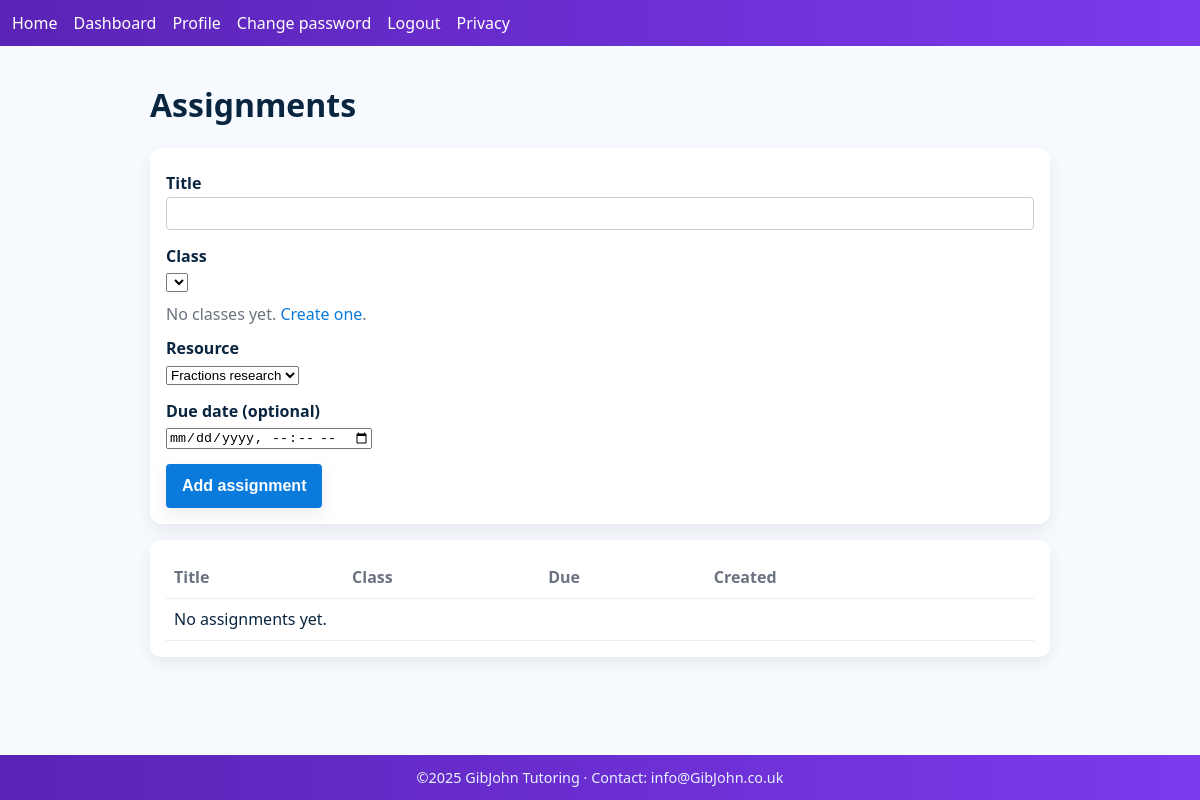
Page /assignments (signed in) on the earlier database version.
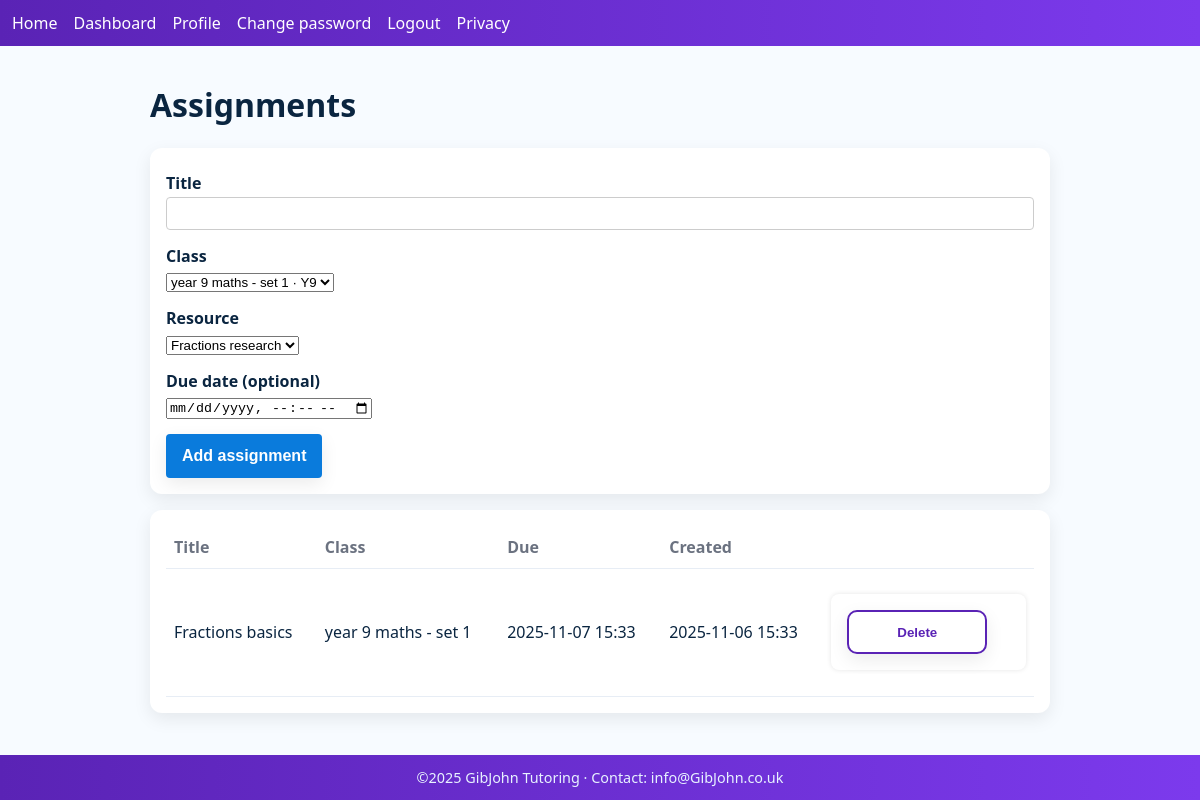
Same page on the later database version.
### models.py (models this page shows, shortened)
class Assignment(db.Model):
    __tablename__ = "assignments"
    assignment_id = db.Column(db.Integer, primary_key=True)
    resource_id   = db.Column(db.Integer, db.ForeignKey("resources.resource_id"), nullable=False)
    class_id      = db.Column(db.Integer, db.ForeignKey("classes.class_id"), nullable=False)
    title         = db.Column(db.String(120), nullable=False)
    due_date      = db.Column(db.DateTime)
    created_at    = db.Column(db.DateTime, nullable=False, default=UTC_NOW)
    updated_at    = db.Column(db.DateTime, nullable=False, default=UTC_NOW, onupdate=UTC_NOW)
    class_   = db.relationship("Class", back_populates="assignments")
    resource = db.relationship("Resources", back_populates="assignments")
    submissions = db.relationship("Submission", back_populates="assignment", cascade="all, delete-orphan")

class Class(db.Model):
    __tablename__ = "classes"
    class_id    = db.Column(db.Integer, primary_key=True)
    title       = db.Column(db.String(120), nullable=False)
    subject     = db.Column(db.String(80), nullable=False)
    year_group  = db.Column(db.Integer, nullable=False)
    tutor_id    = db.Column(db.Integer, db.ForeignKey("users.user_id"), nullable=False)
    created_at  = db.Column(db.DateTime, nullable=False, default=UTC_NOW)
    tutor = db.relationship("User", back_populates="classes_taught", foreign_keys=[tutor_id])
    enrollments = db.relationship("ClassEnrollment", back_populates="klass", cascade="all, delete-orphan")
    students = db.relationship(
        "User",
        secondary="class_enrollments",
        primaryjoin="Class.class_id==ClassEnrollment.class_id",
        secondaryjoin="User.user_id==ClassEnrollment.user_id",
        viewonly=True,
    )
    assignments = db.relationship("Assignment", back_populates="class_", cascade="all, delete-orphan")

### tutor/routes.py (the view, shortened to what this page needs)
@bp.route("/assignments", methods=["GET", "POST"])
@login_required
def assignments():
    form, classes, resources = _assignment_form_with_choices()
    items = Assignment.query.order_by(Assignment.created_at.desc()).all()
    delete_form = EmptyForm()
    return render_template(
        "tutor/assignments.html",
        form=form,
        assignments=items,
        classes=classes,
        resources=resources,
        delete_form=delete_form,
    )

### tutor/forms.py
class AssignmentForm(FlaskForm):
    title = StringField("Title", validators=[DataRequired(), Length(min=2, max=120)])
    class_id = SelectField("Class", coerce=int, validators=[DataRequired()])
    resource_id = SelectField("Resource", coerce=int, validators=[DataRequired()])
    due_date = DateTimeLocalField("Due date (optional)", format="%Y-%m-%dT%H:%M", validators=[Optional()])
    submit = SubmitField("Add assignment")

### tutor/routes.py
class EmptyForm(FlaskForm):
    pass

### app.py (called while the page is built)
@login_manager.user_loader
def load_user(user_id):
    return User.query.get(int(user_id))

@app.before_request
def _dump_routes_once():
    if not getattr(app, "_routes_dumped", False):
        print("\n=== ROUTES (endpoint -> url) ===")
        for r in app.url_map.iter_rules():
            print(f"{r.endpoint:25} -> {r.rule}")
        print("================================\n")
        app._routes_dumped = True

### tutor/routes.py (called while the page is built)
def _assignment_form_with_choices():
    form = AssignmentForm()
    cls = Class.query.order_by(Class.title.asc()).all()
    res = Resources.query.order_by(Resources.title.asc()).all()
    form.class_id.choices = [(c.class_id, f"{c.title} · Y{c.year_group}") for c in cls]
    form.resource_id.choices = [(r.resource_id, r.title) for r in res]
    return form, cls, res

### templates/tutor/assignments.html (shortened to what this page needs)
{% extends "base.html" %}
{% block content %}
<h1>Assignments</h1>
<form method="POST" action="{{ url_for('tutor.assignments') }}" class="card" novalidate>
<div class="form-row">
<label>{{ form.title.label }}
    {{ form.title(required=True) }}
</label>
</div>
<div class="form-row">
<label>{{ form.class_id.label }}
    {{ form.class_id(required=True) }}
</label>
{% if not classes %}
    <p class="muted">No classes yet. <a href="{{ url_for('tutor.new_class') }}">Create one</a>.</p>
{% endif %}
</div>
<div class="form-row">
<label>{{ form.resource_id.label }}
    {{ form.resource_id(required=True) }}
</label>
</div>
<div class="form-row">
<label>{{ form.due_date.label }}
    {{ form.due_date() }}
</label>
</div>
{{ form.submit(class_="btn btn-primary") }}
</form>
<div class="card">
<table class="table">
<thead>
    <tr>
    <th>Title</th><th>Class</th><th>Due</th><th>Created</th><th></th>
    </tr>
</thead>
<tbody>
{% for a in assignments %}
    <tr>
    <td>{{ a.title }}</td>
    <td>
        {% set cls = classes|selectattr('class_id', 'equalto', a.class_id)|first %}
        {{ cls.title if cls else ('Class #' ~ a.class_id) }}
    </td>
    <td>{{ a.due_date.strftime('%Y-%m-%d %H:%M') if a.due_date else '—' }}</td>
    <td>{{ a.created_at.strftime('%Y-%m-%d %H:%M') if a.created_at else '—' }}</td>
    <td>
        <form method="POST" action="{{ url_for('tutor.assignments_delete', assignment_id=a.assignment_id) }}">
        <button class="btn btn-ghost" onclick="return confirm('Delete this assignment?')">Delete</button>
        </form>
    </td>
    </tr>
{% else %}
    <tr><td colspan="5">No assignments yet.</td></tr>
{% endfor %}
</tbody>
</table>
</div>
{% endblock %}

### templates/base.html (shortened to what this page needs)
<!doctype html>
<html lang="en">
<head>
  <link rel="stylesheet" href="{{ url_for('static', filename='css/stylesheet.css') }}">
</head>
<body>
  {% if current_user.is_authenticated and current_user.role == 'tutor' %}
  <nav class="nav tutor-header">
    <a href="{{ url_for('home') }}">Home</a>
    <a href="{{ url_for('tutor.tutor_dashboard') }}" class="{{ 'active' if request.path == url_for('tutor.tutor_dashboard') else '' }}">Dashboard</a>
    <a href="{{ url_for('auth.profile') }}" class="{{ 'active' if request.path == url_for('auth.profile') else '' }}">Profile</a>
    <a href="{{ url_for('auth.change_password') }}">Change password</a>
    <a href="{{ url_for('auth.logout') }}">Logout</a>
    <a href="{{ url_for('privacy') }}" class="{{ 'active' if request.path == url_for('privacy') else '' }}">Privacy</a>
  </nav>
  {% endif %}
  <main class="container">
    {% block content %}{% endblock %}
  </main>
  {% if current_user.is_authenticated and current_user.role == 'tutor' %}
    <footer class="tutor-footer">©2025 GibJohn Tutoring · Contact: info@GibJohn.co.uk</footer>
  {% else %}
    <footer class="gradient-footer">©2025 GibJohn Tutoring · Contact: info@GibJohn.co.uk</footer>
  {% endif %}
</body>
</html>

### static/css/stylesheet.css (style rules this page uses)
body { font-family:system-ui,-apple-system,Segoe UI,Roboto,Arial,sans-serif; margin:0;background:#f7fbff; color:#0a2540 }
.container { width:min(900px,92%); margin:1rem auto }
.nav { display:flex; gap:1rem; color:#fff; padding:.75rem }
.nav a { color:#fff; text-decoration:none }
form { background:#fff; padding:1rem; border-radius:8px; box-shadow:0 0 5px rgb(0 0 0 / .1); margin:1rem 0 }
form div { margin:.5rem 0 }
form label { display:block; font-weight:600; margin-bottom:.2rem }
form input[type=text], form input[type=email], form input[type=password] { width:100%; padding:.4rem; font-size:1rem; border:1px solid #ccc; border-radius:4px; box-sizing:border-box }
form input[type=submit] { background:#0a7bdc; color:#fff; border:none; padding:.5rem 1rem; font-size:1rem; border-radius:4px; cursor:pointer }
h1,h2,h3 { color:#0a2540 }
a { color:#0a7bdc; text-decoration:none }
.form-row { display:flex; flex-direction:column; gap:.25rem; margin-bottom:.75rem; }
.card { background:#fff; border-radius:12px; box-shadow:0 6px 18px rgb(0 0 0 / 8%); padding:1rem; }
.btn { display:inline-flex; align-items:center; justify-content:center; min-height:44px; min-width:140px; padding:.6rem 1rem; border-radius:10px; border:none; cursor:pointer; font-weight:700; box-shadow:0 6px 18px rgb(0 0 0 / 8%); }
.btn-primary { background:#0a7bdc; color:#fff; }
html, body { height: 100%; }
body { min-height: 100vh; display: flex; flex-direction: column; }
main.container { flex: 1; }
:root { --purple:#5a23b5; --purple-2:#7c3aed; --lav:#f0e8ff; --ink:#0a2540; --muted:#6b7280; --card:#fff; --shadow:0 6px 18px rgb(0 0 0 / 8%); --r:12px; }
.card { background:var(--card); border-radius:var(--r); box-shadow:var(--shadow); padding:1rem; }
.table { width:100%; border-collapse:separate; border-spacing:0; }
.table th, .table td { padding:.6rem .5rem; border-bottom:1px solid #e7edf5; }
.table thead th { text-align:left; color:#6b7280; font-weight:700; }
.btn { display:inline-flex; align-items:center; justify-content:center; min-height:44px; padding:.55rem 1rem; border-radius:10px; border:none; cursor:pointer; font-weight:700; text-decoration:none; }
.btn-primary { background:var(--purple); color:#fff; }
.btn-ghost { background:#fff; border:2px solid var(--purple); color:var(--purple); }
.tutor-header { background: linear-gradient(90deg, #5a23b5 0%, #7c3aed 100%); color: #fff; padding: .75rem; display: flex; gap: 1rem; }
.tutor-header a { color: #fff; text-decoration: none; }
.tutor-footer { color: #e8f2ff; background: linear-gradient(90deg, #5a23b5 0%, #7c3aed 100%); padding: .8rem 1rem; text-align: center; font-size: .9rem; margin-top: auto; }
.card { overflow: hidden; }

Differences in the rows shown:
added Assignment: title "Fractions basics", due_date "2025-11-07 15:33", created_at "2025-11-06 15:33"
added Class: title "year 9 maths - set 1"
Other differences:
form field class_id: (not shown) → "year 9 maths - set 1 · Y9"
text no longer shown: "No classes yet. Create one . No assignments yet."
